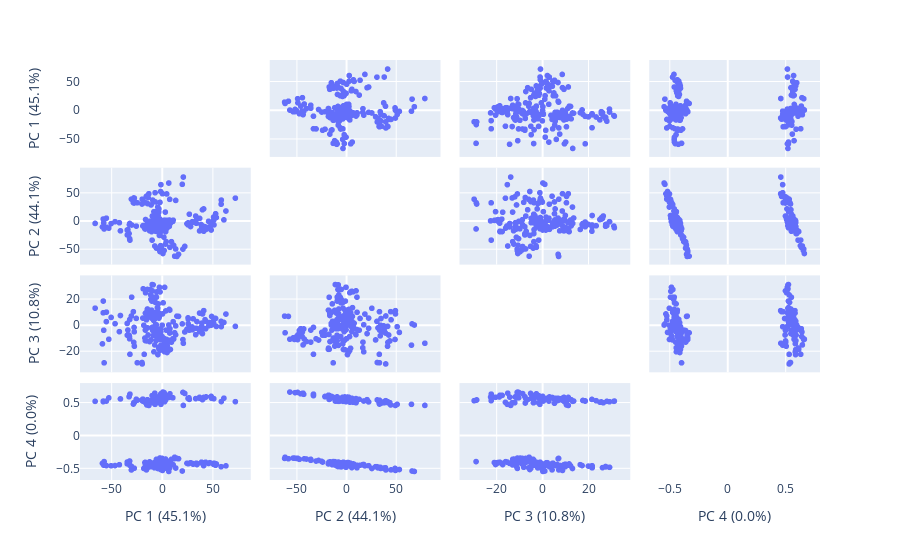

The cell this chart's notebook holds for it:
### Code cell
import plotly.express as px

labels = {
    str(i): f"PC {i+1} ({var:.1f}%)"
    for i, var in enumerate(pca.explained_variance_ratio_ * 100)
}

fig = px.scatter_matrix(
    components,
    labels=labels,
    dimensions=range(df_pca.shape[1])
)
fig.update_traces(diagonal_visible=False)
fig.show()

### Figure 1 — Plotly figure (JSON) as saved in the notebook; plotly's stock layout.template omitted (floating-point values rounded to 4 significant figures; data arrays with more than 128 entries replaced by an {"elided": "..."} marker saying what was removed)
{"data": [{"diagonal": {"visible": false}, "dimensions": [{"axis": {"matches": true}, "label": "PC 1 (45.1%)", "values": {"elided": "200 float values"}}, {"axis": {"matches": true}, "label": "PC 2 (44.1%)", "values": {"elided": "200 float values"}}, {"axis": {"matches": true}, "label": "PC 3 (10.8%)", "values": {"elided": "200 float values"}}, {"axis": {"matches": true}, "label": "PC 4 (0.0%)", "values": {"elided": "200 float values"}}], "hovertemplate": "%{xaxis.title.text}=%{x}<br>%{yaxis.title.text}=%{y}<extra></extra>", "legendgroup": "", "marker": {"color": "#636efa", "symbol": "circle"}, "name": "", "showlegend": false, "type": "splom"}], "layout": {"dragmode": "select", "legend": {"tracegroupgap": 0}, "margin": {"t": 60}}}
